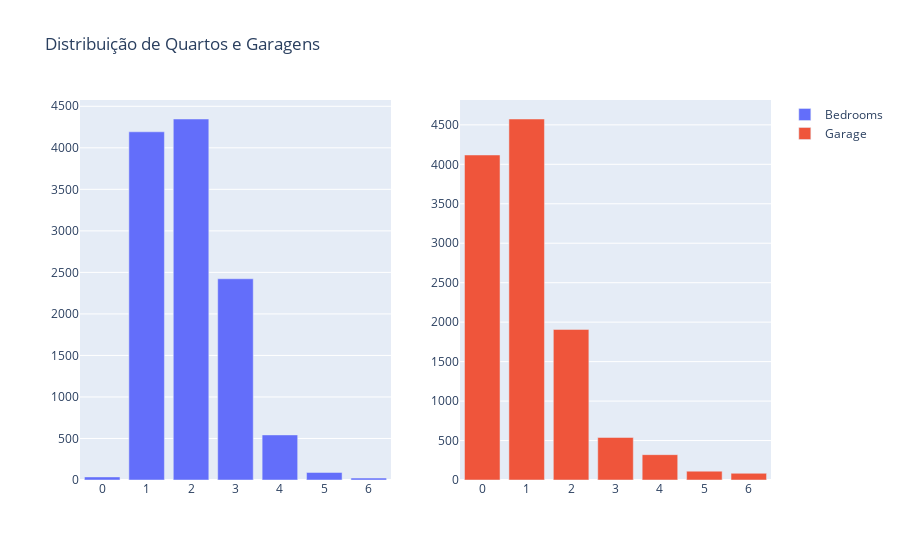

The notebook cell saved with this chart:
### Markdown cell above
Como esperado, o número de apartamentos é muito superior aos demais. Isso é esperado numa megalópole como São Paulo. Também é importante destacar que o número de casas em condomínio é baixíssimo. Sendo essas residências mais comuns nas classes mais altas, fica nítida a desigualdade existente na cidade, algo que pudemos ver com a assimetria no histograma dos aluguéis.

### Code cell
from plotly.subplots import make_subplots

fig = make_subplots(rows=1, cols=2)

fig.add_trace(
    go.Bar(x=aptos['bedrooms'].value_counts().index,
           y=aptos['bedrooms'].value_counts().values,
           name='Bedrooms'),
    row=1, col=1)

fig.add_trace(
    go.Bar(x=aptos['garage'].value_counts().index,
           y=aptos['garage'].value_counts().values,
           name='Garage'),
    row=1, col=2)

fig.update_layout(title='Distribuição de Quartos e Garagens')
fig.update_xaxes(tickmode='linear')

fig.show()

### Figure 1 — Plotly figure (JSON) as saved in the notebook; plotly's stock layout.template omitted (floating-point values rounded to 4 significant figures)
{"data": [{"name": "Bedrooms", "type": "bar", "x": [2, 1, 3, 4, 5, 0, 6], "xaxis": "x", "y": [4347, 4193, 2423, 543, 91, 37, 23], "yaxis": "y"}, {"name": "Garage", "type": "bar", "x": [1, 0, 2, 3, 4, 5, 6], "xaxis": "x2", "y": [4574, 4118, 1908, 539, 321, 112, 85], "yaxis": "y2"}], "layout": {"title": {"text": "Distribuição de Quartos e Garagens"}, "xaxis": {"anchor": "y", "domain": [0, 0.45], "tickmode": "linear"}, "xaxis2": {"anchor": "y2", "domain": [0.55, 1], "tickmode": "linear"}, "yaxis": {"anchor": "x", "domain": [0, 1]}, "yaxis2": {"anchor": "x2", "domain": [0, 1]}}}
